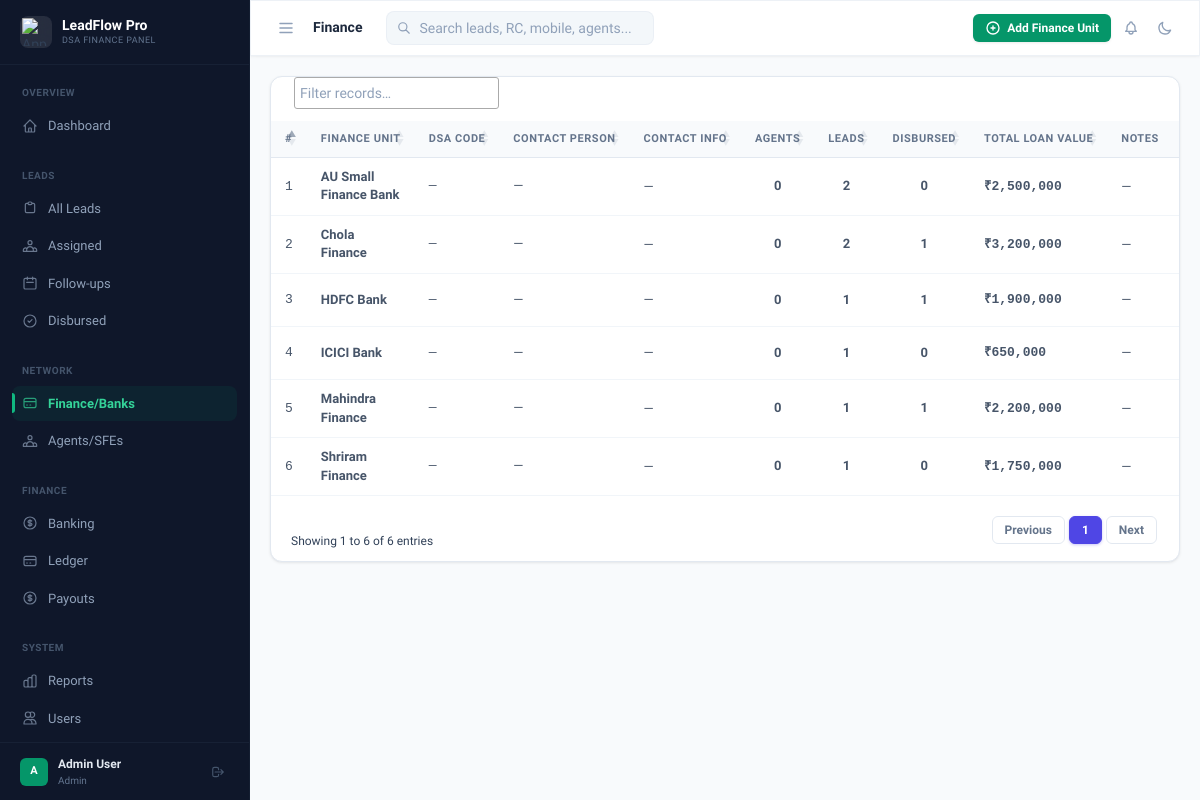
The page /financers/index.php (signed in) on the database its author committed.
### tables this page shows
CREATE TABLE IF NOT EXISTS `financers` (
  `id` INT UNSIGNED AUTO_INCREMENT PRIMARY KEY,
  `name` VARCHAR(200) NOT NULL,
  `dsa_code` VARCHAR(100) NULL COMMENT 'DSA Code assigned by this financer',
  `contact_person` VARCHAR(150) NULL,
  `mobile` VARCHAR(15) NULL,
  `notes` TEXT NULL,
  `is_active` TINYINT(1) NOT NULL DEFAULT 1,
  `created_at` TIMESTAMP DEFAULT CURRENT_TIMESTAMP
);

### includes/db.php (called while the page is built, shortened)
<?php
function db_query(mysqli $conn, string $sql, ?string $types = '', ?array $params = []) {
    $types = $types ?? '';
    try {
        $result = $conn->query($sql);
        return $result;
    } catch (Throwable $e) {
        $err = $e->getMessage();
        error_log("SQL Error: " . $err . " | Query: " . $sql);
        if (defined('API_CONTEXT') || strpos($_SERVER['REQUEST_URI'] ?? '', '/api') !== false) {
            http_response_code(500);
            header('Content-Type: application/json');
            echo json_encode(['error' => 'A database error occurred. Please try again or contact support.']);
            exit;
        }
        die("<html><body style='padding:2rem;font-family:sans-serif;'><h2>Database Error</h2><p>A system error occurred. Please contact the administrator.</p></body></html>");
    }
}
function db_fetch_all(mysqli $conn, string $sql, ?string $types = '', ?array $params = []): array {
    $types = $types ?? '';
    $params = $params ?? [];
    $result = db_query($conn, $sql, $types, $params);
    if ($result instanceof mysqli_result) {
        return $result->fetch_all(MYSQLI_ASSOC);
    }
    return [];
}

### includes/auth.php (called while the page is built, shortened)
<?php
function e($val): string {
    return htmlspecialchars((string)$val, ENT_QUOTES, 'UTF-8');
}
function format_currency(float $amount): string {
    return '₹' . number_format($amount, 0, '.', ',');
}

### financers/index.php (the view, shortened to what this page needs)
<?php
require_once __DIR__ . '/../includes/db.php';
require_once __DIR__ . '/../includes/auth.php';
$financers = db_fetch_all($conn,"
    SELECT f.*,
           (SELECT COUNT(*) FROM agents WHERE financer_id = f.id) as agents_count,
           COUNT(l.id) as leads_count,
           SUM(l.loan_amount) as total_loan,
           SUM(CASE WHEN l.status='disbursed' THEN 1 ELSE 0 END) as disbursed
    FROM financers f LEFT JOIN leads l ON l.financer_id=f.id
    GROUP BY f.id ORDER BY f.is_active DESC, f.name
");
$headerActions = '<button onclick="openModal(\'addModal\')" class="btn btn-primary btn-sm">
    <svg class="w-4 h-4" fill="none" stroke="currentColor" viewBox="0 0 24 24"><path stroke-linecap="round" stroke-linejoin="round" stroke-width="2" d="M12 9v3m0 0v3m0-3h3m-3 0H9m12 0a9 9 0 11-18 0 9 9 0 0118 0z"/></svg>
    Add Finance Unit
</button>';
require_once __DIR__ . '/../includes/header.php';
?>
<div class="card">
    <div class="overflow-x-auto">
        <table id="financersTable" class="w-full text-sm">
            <thead>
                <tr>
                    <th class="w-12">#</th>
                    <th>Finance Unit</th>
                    <th>DSA Code</th>
                    <th>Contact Person</th>
                    <th>Contact Info</th>
                    <th class="text-center">Agents</th>
                    <th class="text-center">Leads</th>
                    <th class="text-center">Disbursed</th>
                    <th>Total Loan Value</th>
                    <th>Notes</th>
                    <th>Status</th>
                </tr>
            </thead>
            <tbody>
                <?php foreach ($financers as $i => $f): ?>
                <tr>
                    <td class="text-slate-400 font-mono text-xs"><?= $i+1 ?></td>
                    <td class="font-extrabold text-slate-800 dark:text-slate-200"><?= e($f['name']) ?></td>
                    <td class="text-slate-600 dark:text-slate-400 font-mono text-sm"><?= e($f['dsa_code'] ?? '—') ?></td>
                    <td class="text-slate-600 dark:text-slate-400 text-sm"><?= e($f['contact_person'] ?? '—') ?></td>
                    <td class="text-xs">
                        <?php if(empty($f['mobile']) && empty($f['email'])) echo '—'; ?>
                    </td>
                    <td class="text-center font-extrabold text-brand-600 dark:text-brand-400"><?= $f['agents_count'] ?></td>
                    <td class="text-center font-extrabold text-slate-800 dark:text-slate-200"><?= $f['leads_count'] ?></td>
                    <td class="text-center font-extrabold text-emerald-600 dark:text-emerald-400"><?= $f['disbursed'] ?></td>
                    <td class="text-xs font-bold text-slate-700 dark:text-slate-300 font-mono whitespace-nowrap">
                        <?= $f['total_loan'] ? format_currency((float)$f['total_loan']) : '—' ?>
                    </td>
                    <td class="text-slate-500 dark:text-slate-400 text-xs max-w-xs truncate"><?= e($f['notes'] ?? '—') ?></td>
                    <td>
                    </td>
                </tr>
                <?php endforeach; ?>
            </tbody>
        </table>
    </div>
</div>
<?php require_once __DIR__ . '/../includes/footer.php'; ?>

### rows shown on the page
financers: name "AU Small Finance Bank", dsa_code "—", contact_person "—", agents_count "0", leads_count "2", disbursed "0", total_loan "₹2,500,000", notes "—"
financers: name "Chola Finance", dsa_code "—", contact_person "—", agents_count "0", leads_count "2", disbursed "1", total_loan "₹3,200,000", notes "—"
financers: name "HDFC Bank", dsa_code "—", contact_person "—", agents_count "0", leads_count "1", disbursed "1", total_loan "₹1,900,000", notes "—"
financers: name "ICICI Bank", dsa_code "—", contact_person "—", agents_count "0", leads_count "1", disbursed "0", total_loan "₹650,000", notes "—"
financers: name "Mahindra Finance", dsa_code "—", contact_person "—", agents_count "0", leads_count "1", disbursed "1", total_loan "₹2,200,000", notes "—"
financers: name "Shriram Finance", dsa_code "—", contact_person "—", agents_count "0", leads_count "1", disbursed "0", total_loan "₹1,750,000", notes "—"

### other values the page prints
$APP_NAME "LeadFlow Pro"
$APP_COMPANY "DSA FINANCE PANEL"
substr($user['name'] ?? 'U', 0, 1) "A"
$user['name'] "Admin User"
$user['role'] "Admin"
$pageTitle "Finance"
